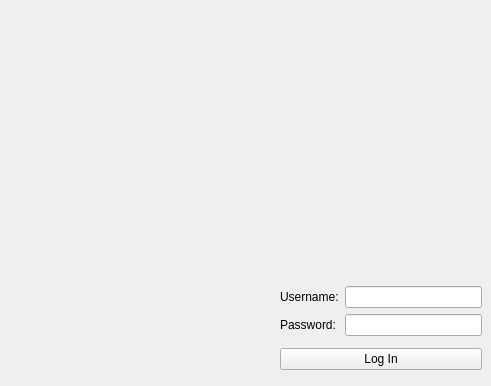
      <widget class="QWidget" name="page_login">
       <widget class="QWidget" name="layoutWidget">
        <property name="geometry">
         <rect>
          <x>280</x>
          <y>280</y>
          <width>202</width>
          <height>97</height>
         </rect>
        </property>
        <layout class="QGridLayout" name="gridLayout_20">
         <item row="1" column="0">
          <widget class="QPushButton" name="button_login">
           <property name="text">
            <string>Log In</string>
           </property>
          </widget>
         </item>
         <item row="0" column="0">
          <layout class="QGridLayout" name="gridLayout_19">
           <item row="0" column="0">
            <widget class="QLabel" name="label_29">
             <property name="maximumSize">
              <size>
               <width>16777215</width>
               <height>40</height>
              </size>
             </property>
             <property name="text">
              <string>Username:</string>
             </property>
            </widget>
           </item>
           <item row="0" column="1">
            <widget class="QLineEdit" name="lineEdit_login_username"/>
           </item>
           <item row="1" column="0">
            <widget class="QLabel" name="label_30">
             <property name="maximumSize">
              <size>
               <width>16777215</width>
               <height>40</height>
              </size>
             </property>
             <property name="text">
              <string>Password:</string>
             </property>
            </widget>
           </item>
           <item row="1" column="1">
            <widget class="QLineEdit" name="lineEdit_login_password">
             <property name="echoMode">
              <enum>QLineEdit::Password</enum>
             </property>
             <property name="clearButtonEnabled">
              <bool>false</bool>
             </property>
            </widget>
           </item>
          </layout>
         </item>
        </layout>
       </widget>
      </widget>
